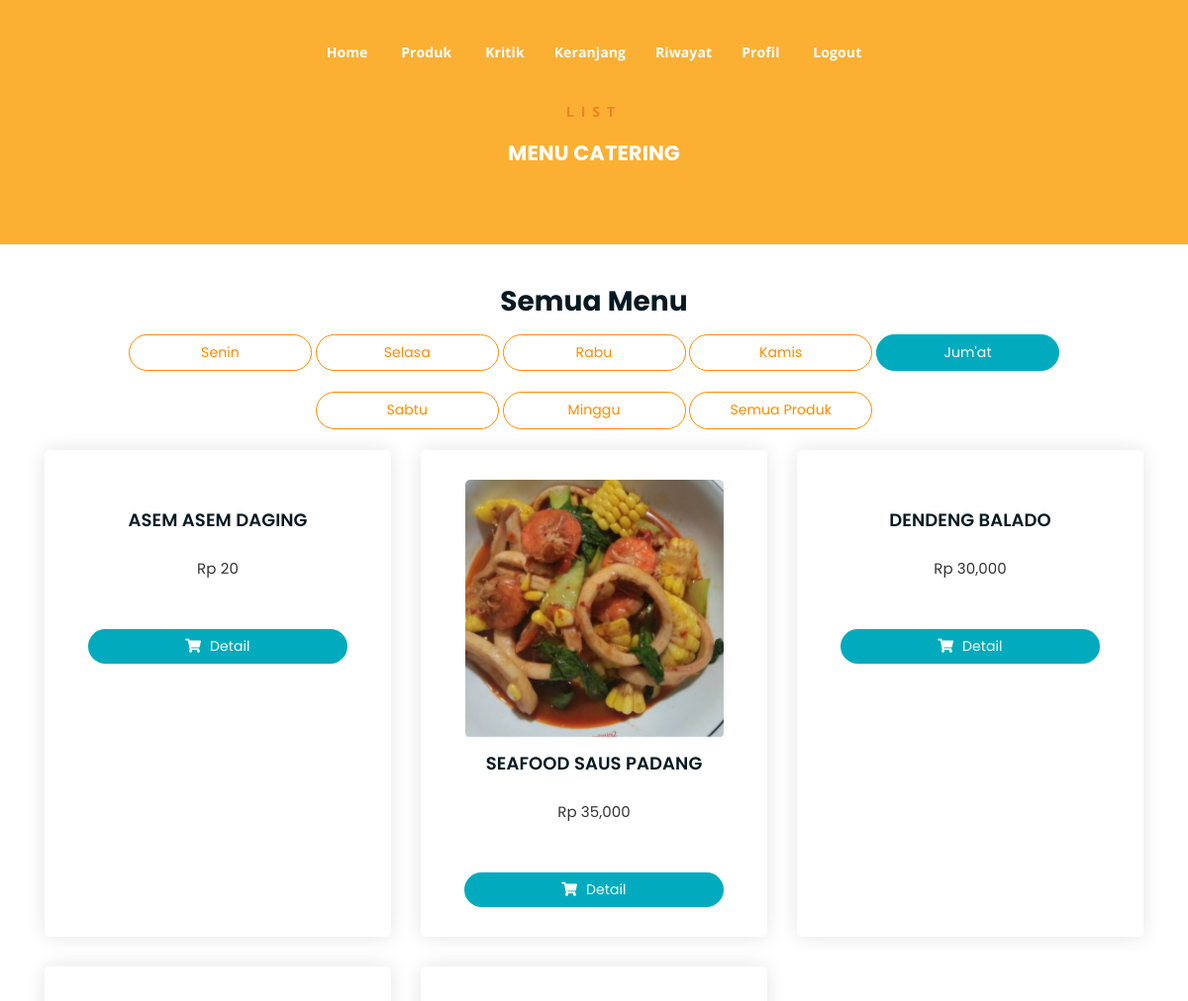
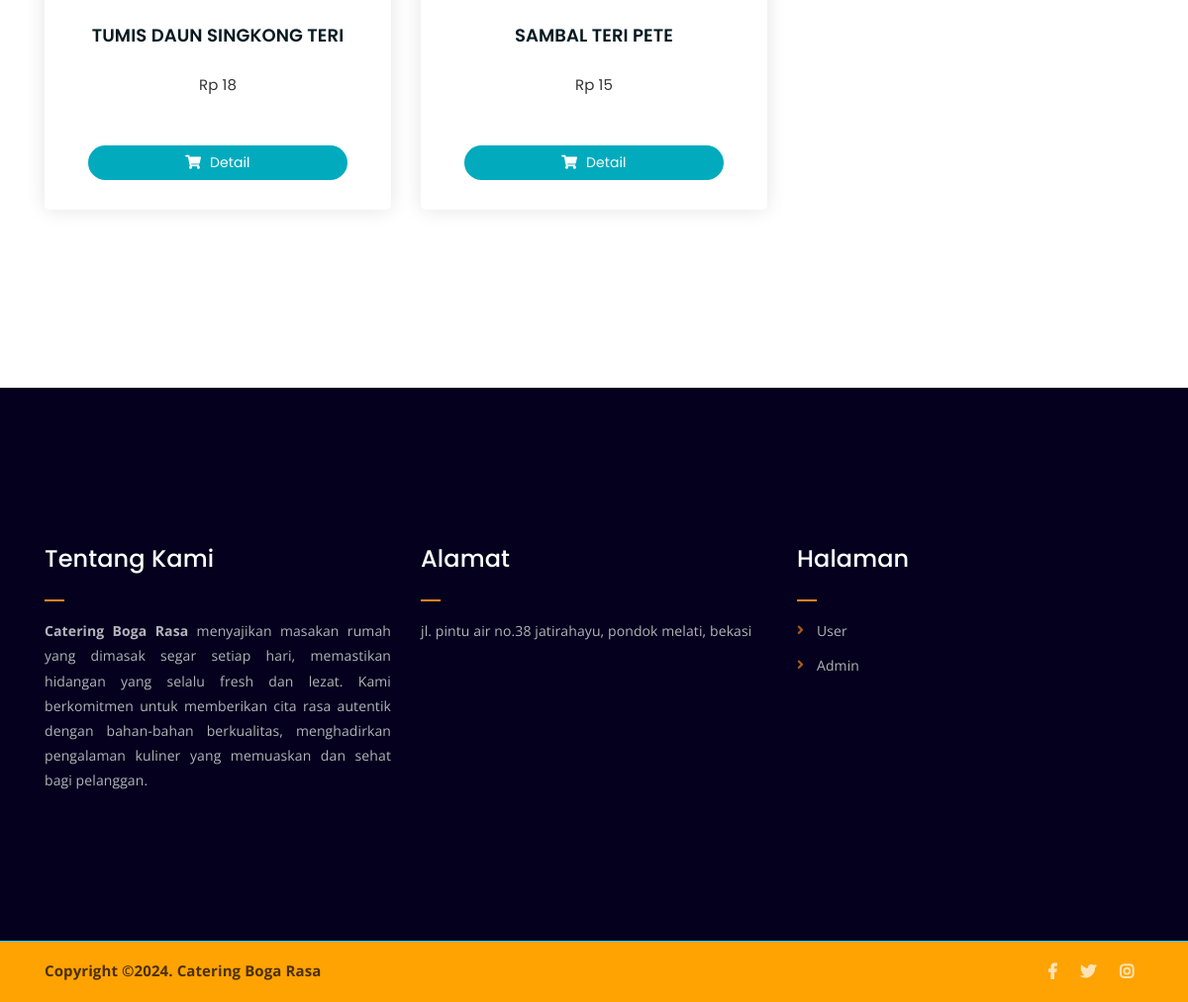
/menu-jumat.php (signed in), run on the app's committed database (2 pictures, top to bottom).
### tables this page shows
CREATE TABLE `promosi` (
  `id_promosi_produk` int(11) NOT NULL,
  `id_produk` varchar(55) NOT NULL,
  `promo_lama` varchar(55) NOT NULL,
  `promo_baru` varchar(55) NOT NULL
);

CREATE TABLE `produk` (
  `id` int(11) NOT NULL,
  `id_produk` varchar(11) NOT NULL,
  `nama_produk` varchar(55) NOT NULL,
  `gambar` varchar(55) NOT NULL,
  `harga` varchar(55) NOT NULL,
  `deskripsi` varchar(1000) NOT NULL,
  `menu_hari` varchar(111) NOT NULL
);

### menu-jumat.php (the view, shortened to what this page needs)
<?php
require('./app/database/db.php');
$status_user = $_SESSION['user']['status'];
?>
<!DOCTYPE html>
<html lang="en">
<head>
	<link rel="stylesheet" href="assets/css/all.min.css">
	<link rel="stylesheet" href="assets/bootstrap/css/bootstrap.min.css">
	<link rel="stylesheet" href="assets/css/owl.carousel.css">
	<link rel="stylesheet" href="assets/css/magnific-popup.css">
	<link rel="stylesheet" href="assets/css/animate.css">
	<link rel="stylesheet" href="assets/css/meanmenu.min.css">
	<link rel="stylesheet" href="assets/css/main.css">
	<link rel="stylesheet" href="assets/css/responsive.css">
</head>
<body>
	<?php include('./include/nav.php') ?>
	<div class="breadcrumb-section breadcrumb-bg">
		<div class="container">
			<div class="row">
				<div class="col-lg-8 offset-lg-2 text-center">
					<div class="breadcrumb-text">
						<p>LIST</p>
						<h4 style="color: #fff;">MENU CATERING</h4>
					</div>
				</div>
			</div>
		</div>
	</div>
	<div class="product-section mt-5 mb-150">
		<div class="container">
			<h3 class="text-center">Semua Menu</h3>
		<div class="text-center tag">
				<a href="menu-senin.php" class="cart-btn mb-4 col-md-2 text-center">Senin</a>
				<a href="menu-selasa.php" class="cart-btn mb-4 col-md-2 text-center">Selasa</a>
				<a href="menu-rabu.php" class="cart-btn mb-4 col-md-2 text-center">Rabu</a>
				<a href="menu-kamis.php" class="cart-btn mb-4 col-md-2 text-center">Kamis</a>
				<a href="produk.php" class="aktif cart-btn mb-4 col-md-2 text-center">Jum'at</a>
				<a href="menu-sabtu.php" class="cart-btn mb-4 col-md-2 text-center">Sabtu</a>
				<a href="menu-minggu.php" class="cart-btn mb-4 col-md-2 text-center">Minggu</a>
				<a href="produk.php" class="cart-btn mb-4 col-md-2 text-center">Semua Produk</a>
			</div>
		<div class="row">
			<?php
				$produk = mysqli_query($conn, "SELECT * FROM produk LEFT JOIN promosi ON produk.id_produk = promosi.id_produk  WHERE produk.menu_hari = 'Jumat'");
				while ($p = mysqli_fetch_array($produk)) {
			?>
			<a href="produk-detail.php?id_produk=<?= $p['id_produk']?>">
				<div class="col-lg-4 col-md-6 text-center card">
					<div class="single-product-item" style="height: 100%;">
						<div class="product-image">
							<img src="app/admin/foto/<?= $p['gambar'] ?>" alt="">
						</div>
						<h3><?php echo $p['nama_produk'] ?></h3>
							<p class="product-price"><span>Rp <?php echo number_format($p['harga']) ?></span></p>
								<?php if($status_user == 'Pelanggan Lama'){
										if($p['promo_lama'] == 0){
								?>
										<p class="product-price"><span style="color: #fff;">x</span></p>
								<?php } else { ?>
										<p class="product-price"><span style="color: tomato;">Diskon <?php echo $p["promo_lama"] ?>%</span></p>
								<?php }}?>
						<a href="produk-detail.php?id_produk=<?= $p['id_produk']?>" class="cart-btn"><i class="fas fa-shopping-cart"></i> Detail</a>
					</div>
				</div>
				</a>
			<?php } ?>
			</div>
		</div>
	</div>
	<?php include('./include/footer.php') ?>
</body>
</html>

### assets/css/main.css (style rules this page uses)
html { font-size: 14px; font-weight: 400; line-height: 28px; height: 100%; }
body { font-family: "Open Sans", sans-serif; font-weight: 400; font-size: 1rem; letter-spacing: 0.1px; line-height: 1.8; color: #051922; overflow-x: hidden; }
body img { max-width: 100%; }
a { cursor: pointer; text-decoration: none; -webkit-transition: all 0.2s ease-in-out; -o-transition: all 0.2s ease-in-out; transition: all 0.2s ease-in-out; }
h1, .h1, h2, .h2, h3, .h3, h4, .h4, h5, .h5, h6, .h6 { font-family: "Poppins", sans-serif; font-weight: 700; margin: 0 0 1.25rem 0; color: #051922; }
h1:last-child, .h1:last-child, h2:last-child, .h2:last-child, h3:last-child, .h3:last-child, h4:last-child, .h4:last-child, h5:last-child, .h5:last-child, h6:last-child, .h6:last-child { margin: 0; }
h3, .h3 { font-size: 2rem; font-weight: 700; line-height: 2.25rem; }
h4, .h4 { font-size: 1.5rem; font-weight: 700; line-height: 1.75rem; }
p { font-family: "Open Sans", sans-serif; font-weight: 400; font-size: 1rem; letter-spacing: 0.1px; line-height: 1.8; color: #051922; margin: 0 0 1.25rem 0; }
p:last-child { margin: 0; }
.mb-150 { margin-bottom: 150px; }
a.boxed-btn, a.cart-btn, button.cart-btn { border-radius: 30px; border: none; }
.breadcrumb-text p { color: #f28123; font-weight: 700; text-transform: uppercase; letter-spacing: 7px; }
.breadcrumb-section { padding: 80px 0; background-size: cover; background-position: center center; position: relative; z-index: 1; background-attachment: fixed; padding-top: 100px; color: #000; }
.breadcrumb-section:after { position: absolute; left: 0; top: 0; width: 100%; height: 100%; content: ""; background-color: #fa9d02; color: #000; z-index: -1; opacity: 0.8; }
.product-image img { -webkit-transition: 0.3s; -o-transition: 0.3s; transition: 0.3s; }
a.cart-btn { -webkit-transition: 0.2s; -o-transition: 0.2s; transition: 0.2s; }
.single-product-item { -webkit-transition: 0.1s; -o-transition: 0.1s; transition: 0.1s; }
html, body { height: 100%; }
.single-product-item { margin-bottom: 30px; }
.product-image { padding: 30px; padding-bottom: 0; }
.product-image img { width: 90%; border-radius: 5px; margin-bottom: 10px; }
.single-product-item h3 { font-size: 18px; font-weight: 600; margin-bottom: 10px; }
.single-product-item p { margin: 0; padding: 0; }
p.product-price { font-family: "Poppins", sans-serif; font-size: 15px; font-weight: 700; margin-top: 20px; margin-bottom: 1px; color: #000000; }
p.product-price span { display: block; opacity: 0.8; font-size: 15px; font-weight: 400; }
a.cart-btn { font-family: "Poppins", sans-serif; display: inline-block; background-color: #01abbd; color: #fff; padding: 5px 0px; width: 75%; }
a.cart-btn i { margin-right: 5px; }
.single-product-item { -webkit-box-shadow: 0 0 20px #e4e4e4; box-shadow: 0 0 20px #e4e4e4; padding-bottom: 30px; border-radius: 5px; }

### menu-jumat.php (style rules this page uses)
.card { border: none; }
.tag .cart-btn { border: 1px solid darkorange; background: none; color: darkorange; }
.container .aktif { background-color: #01abbd; border-color: #01abbd ; color: white; }

### data on the page
promosi: produk.nama_produk "ASEM ASEM DAGING", produk.harga "20"
promosi: produk.gambar (picture), produk.nama_produk "SEAFOOD SAUS PADANG", produk.harga "35,000"
promosi: produk.nama_produk "DENDENG BALADO", produk.harga "30,000"
promosi: produk.nama_produk "TUMIS DAUN SINGKONG TERI", produk.harga "18"
promosi: produk.nama_produk "SAMBAL TERI PETE", produk.harga "15"
